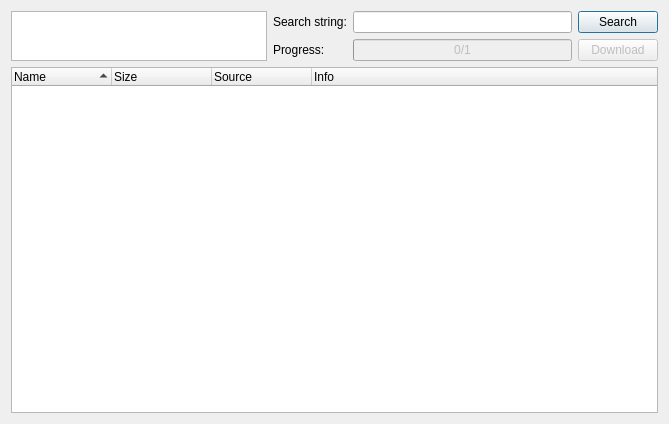
<?xml version="1.0" encoding="UTF-8"?>
<ui version="4.0">
 <class>PythonFileSearch</class>
 <widget class="QWidget" name="PythonFileSearch">
  <property name="geometry">
   <rect>
    <x>0</x>
    <y>0</y>
    <width>669</width>
    <height>424</height>
   </rect>
  </property>
  <property name="windowTitle">
   <string>File sharing search</string>
  </property>
  <layout class="QGridLayout" name="gridLayout">
   <item row="0" column="0" rowspan="2">
    <widget class="QListWidget" name="listEngines">
     <property name="sizePolicy">
      <sizepolicy hsizetype="Minimum" vsizetype="Ignored">
       <horstretch>0</horstretch>
       <verstretch>0</verstretch>
      </sizepolicy>
     </property>
    </widget>
   </item>
   <item row="0" column="1">
    <widget class="QLabel" name="label">
     <property name="text">
      <string>Search string:</string>
     </property>
    </widget>
   </item>
   <item row="0" column="2">
    <widget class="QLineEdit" name="lineExpr"/>
   </item>
   <item row="0" column="3">
    <widget class="QPushButton" name="pushSearch">
     <property name="text">
      <string>Search</string>
     </property>
     <property name="autoDefault">
      <bool>true</bool>
     </property>
     <property name="default">
      <bool>true</bool>
     </property>
    </widget>
   </item>
   <item row="1" column="1">
    <widget class="QLabel" name="label_2">
     <property name="text">
      <string>Progress:</string>
     </property>
    </widget>
   </item>
   <item row="1" column="2">
    <widget class="QProgressBar" name="progressBar">
     <property name="enabled">
      <bool>false</bool>
     </property>
     <property name="maximum">
      <number>1</number>
     </property>
     <property name="value">
      <number>0</number>
     </property>
     <property name="format">
      <string>%v/%m</string>
     </property>
    </widget>
   </item>
   <item row="1" column="3">
    <widget class="QPushButton" name="pushDownload">
     <property name="enabled">
      <bool>false</bool>
     </property>
     <property name="text">
      <string>Download</string>
     </property>
    </widget>
   </item>
   <item row="2" column="0" colspan="4">
    <widget class="QTreeWidget" name="treeResults">
     <property name="contextMenuPolicy">
      <enum>Qt::CustomContextMenu</enum>
     </property>
     <property name="selectionMode">
      <enum>QAbstractItemView::ExtendedSelection</enum>
     </property>
     <property name="rootIsDecorated">
      <bool>false</bool>
     </property>
     <property name="uniformRowHeights">
      <bool>true</bool>
     </property>
     <property name="sortingEnabled">
      <bool>true</bool>
     </property>
     <property name="allColumnsShowFocus">
      <bool>true</bool>
     </property>
     <property name="columnCount">
      <number>4</number>
     </property>
     <column>
      <property name="text">
       <string>Name</string>
      </property>
     </column>
     <column>
      <property name="text">
       <string>Size</string>
      </property>
     </column>
     <column>
      <property name="text">
       <string>Source</string>
      </property>
     </column>
     <column>
      <property name="text">
       <string>Info</string>
      </property>
     </column>
    </widget>
   </item>
  </layout>
 </widget>
 <tabstops>
  <tabstop>lineExpr</tabstop>
  <tabstop>listEngines</tabstop>
  <tabstop>pushSearch</tabstop>
  <tabstop>pushDownload</tabstop>
  <tabstop>treeResults</tabstop>
 </tabstops>
 <resources/>
 <connections>
  <connection>
   <sender>treeResults</sender>
   <signal>doubleClicked(QModelIndex)</signal>
   <receiver>pushDownload</receiver>
   <slot>click()</slot>
   <hints>
    <hint type="sourcelabel">
     <x>534</x>
     <y>177</y>
    </hint>
    <hint type="destinationlabel">
     <x>631</x>
     <y>52</y>
    </hint>
   </hints>
  </connection>
  <connection>
   <sender>lineExpr</sender>
   <signal>returnPressed()</signal>
   <receiver>pushSearch</receiver>
   <slot>click()</slot>
   <hints>
    <hint type="sourcelabel">
     <x>455</x>
     <y>21</y>
    </hint>
    <hint type="destinationlabel">
     <x>606</x>
     <y>21</y>
    </hint>
   </hints>
  </connection>
 </connections>
</ui>
